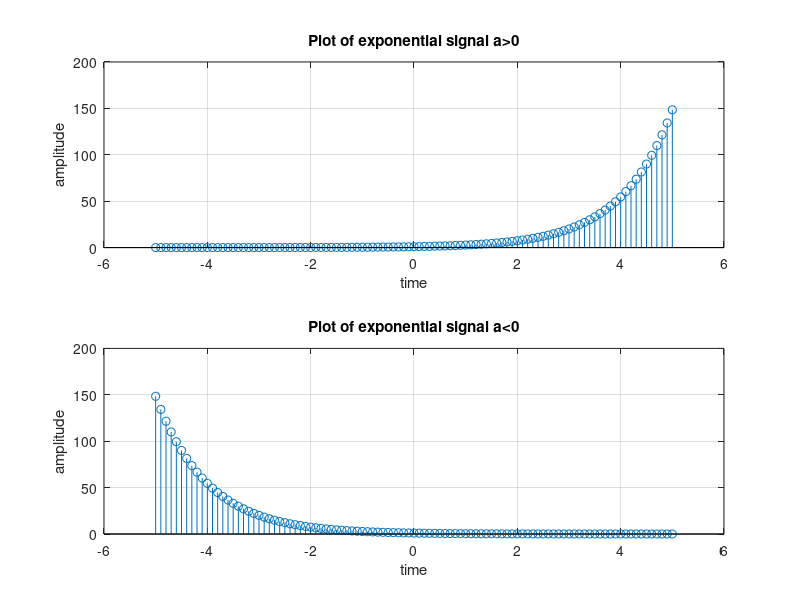

Write the MATLAB code that produced this figure.
clear all
close all
clc

%% qno 2a
c=1
a=1
t=-5:0.1:5;
y=zeros(1,length(t));
y=c*exp(a*t)
subplot(2,1,1)
stem(t,y)

grid on

xlabel('time')
ylabel('amplitude')

title('Plot of exponential signal a>0')

%axis([-15,15,-65,65]) % to define limit


%% qno 2b
c=1
a=-1
t=-5:0.1:5;
y=zeros(1,length(t));
y=c*exp(a*t)
subplot(2,1,2)
stem(t,y)

grid on

xlabel('time')
ylabel('amplitude')

title('Plot of exponential signal a<0')

%axis([-15,15,-65,65]) % to define limit




